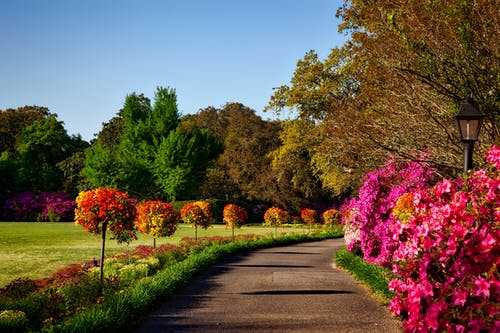
#> input picture BASICS/images/image.jpeg, 500 x 333 px, found by its file name
$ python canny_edge_HPF.py
#> lines starting #> are read from the running program, lines starting #| are printed output that depends on the picture
import cv2 as cv2
img = cv2.imread("image.jpeg")
#> img is the input picture: shape (333, 500, 3); mean B, G, R 73.8, 89.2, 106.1


gray = cv2.cvtColor(img, cv2.COLOR_BGR2GRAY)
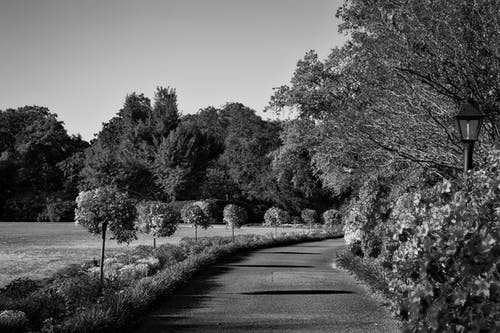
#> gray: shape (333, 500); min 0, max 251, mean 92.5


canny_edge_HPF = cv2.Canny(gray, 255, 255)
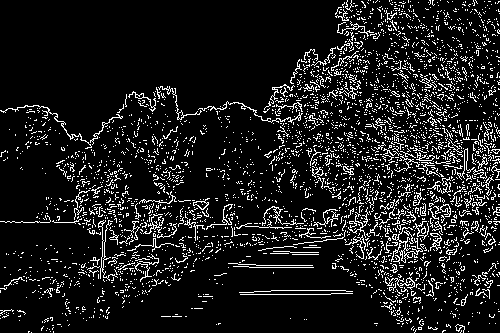
#> canny_edge_HPF: shape (333, 500); 10.7% white in thin lines or dots
cv2.imshow('canny_edge_HPF', canny_edge_HPF)
cv2.waitKey(0)

$ run again, with BASICS/images/split_bgr.PNG saved as BASICS/images/image.jpeg
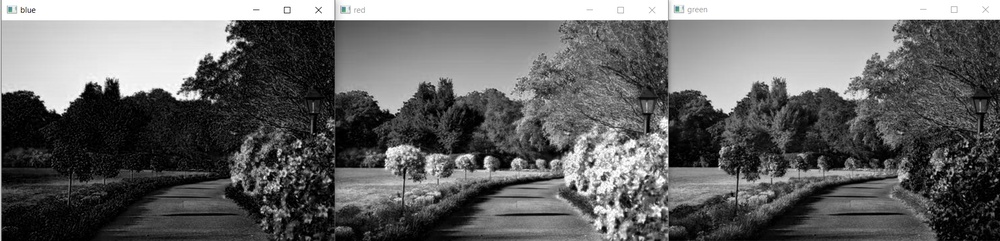
#> input picture BASICS/images/split_bgr.PNG, 1000 x 241 px, shrunk from 1877 x 453 before the run, found by its file name
#> img is the input picture: shape (241, 1000, 3); mean B, G, R 103.4, 103.4, 103.4
#> `canny_edge_HPF = cv2.Canny(gray, 255, 255)`:
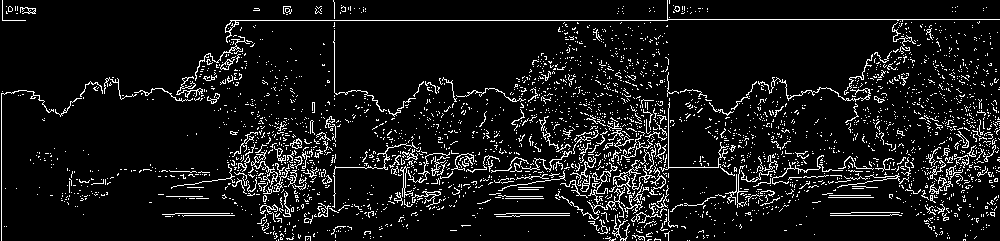
#> canny_edge_HPF: shape (241, 1000); 8.3% white in thin lines or dots
